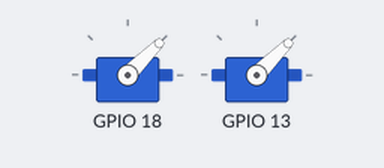
The program below on a simulated Raspberry Pi (BCM pin numbers). Shown: 2 × servo. Servo angles are drawn from the pulse width (0.5 ms = 0°, 2.5 ms = 180°); what the program prints to the terminal is not drawn.

Above: at 0.1 s.
At 14.1 s:
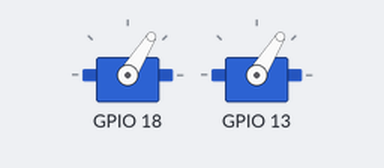
At 34.1 s:
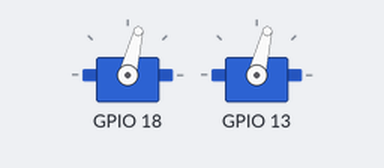
Timing chart, 0 to 40.0 s (numbered marks = the images above):
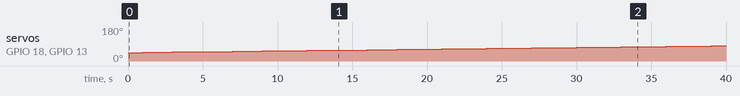

Measured:
- by itself, servo on GPIO 18, servo on GPIO 13: moves from 45° to 80° over 38.0 s

The program:

4.PWM_Raspberry__wiringpi.py
```python
# Servo Control
print ("hello")
import time
import wiringpi
# use 'GPIO naming'
wiringpi.wiringPiSetupGpio()
# set #18 to be a PWM output
wiringpi.pinMode(18, wiringpi.GPIO.PWM_OUTPUT)
wiringpi.pinMode(13, wiringpi.GPIO.PWM_OUTPUT)
# set the PWM mode to milliseconds stype
wiringpi.pwmSetMode(wiringpi.GPIO.PWM_MODE_MS)
# divide down clock
wiringpi.pwmSetClock(192)
wiringpi.pwmSetRange(2000)
delay_period = 0.01
while True:
 for pulse in range(100, 180, 1):
  wiringpi.pwmWrite(18, pulse)
  wiringpi.pwmWrite(13, pulse)
  time.sleep(1)

 for pulse in range(180, 100, -1):
  wiringpi.pwmWrite(18, pulse)
  wiringpi.pwmWrite(13, pulse)
  time.sleep(1)
```
